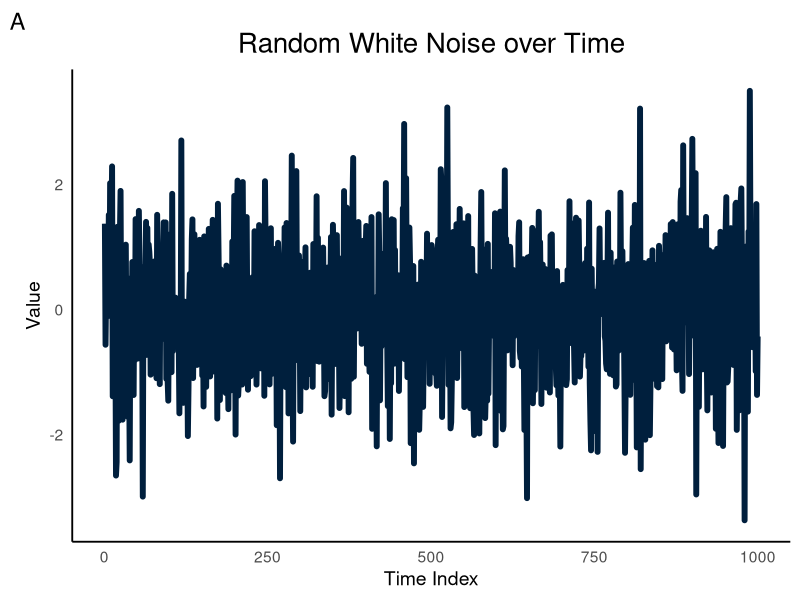
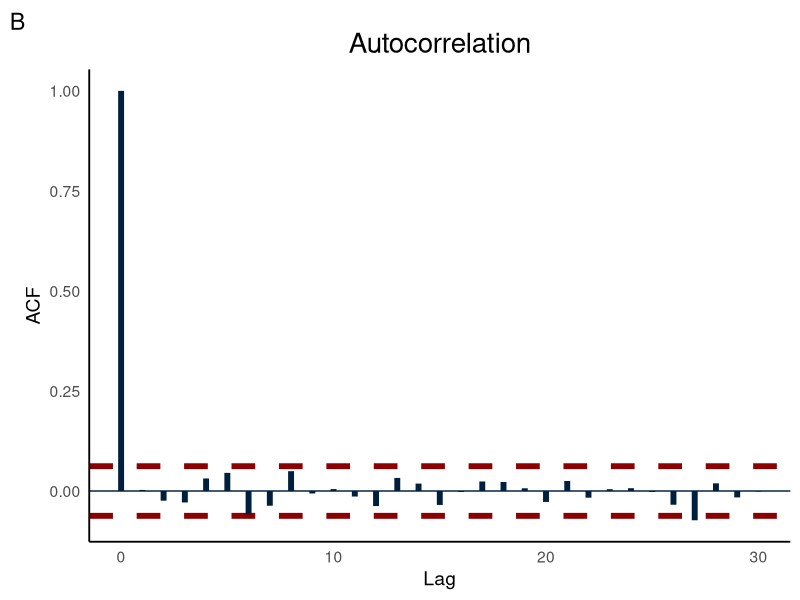

Recreate these plots in R, in order. (Note: this script raises an error after producing the figures.)
#' Authors@R: person("Annice", "Najafi", email = "annicenajafi27@gmail.com")
#' Fall 2025
#' **you need to run the ARX_vs_phys script first to load the module functions

library(ggplot2)



##Generate random white noise for comparison:

set.seed(42)
n <- 1000
white_noise_data <- data.frame(
  time = 1:n,
  value = rnorm(n, mean = 0, sd = 1)
)


ggplot(white_noise_data, aes(x = time, y = value)) +
  geom_line(color = "#001F3D", linewidth = 2) +
  theme_minimal() +
  labs(
    title = "Random White Noise over Time",
    x = "Time Index",
    y = "Value", tag="A"
  )+
  theme_minimal(base_size = 14) +
  theme(panel.grid.major = element_blank(),
        panel.grid.minor = element_blank(),
        panel.background = element_blank(),
        axis.line = element_line(color = "black"),
        plot.title = element_text(hjust = 0.5, size = 20),
        strip.text = element_text(size = 12))->plt.A


######Calculate ACF values and Confidence Interval
acf_obj <- acf(white_noise_data$value, plot = FALSE)
acf_df <- data.frame(lag = as.numeric(acf_obj$lag), acf = as.numeric(acf_obj$acf))


ci <- 1.96 / sqrt(nrow(white_noise_data))


ggplot(acf_df, aes(x = lag, y = acf)) +

  geom_hline(yintercept = c(ci, -ci), linetype = "dashed", color = "darkred", size=2) +
  geom_hline(yintercept = 0, color = "#001F3D") + # Baseline
  

  geom_segment(aes(xend = lag, yend = 0), color = "#001F3D", linewidth = 2) +
  

  labs(
    title = "Autocorrelation",
    x = "Lag", 
    y = "ACF", 
    tag = "B"
  ) +
  

  theme_minimal(base_size = 14) +
  theme(panel.grid.major = element_blank(),
        panel.grid.minor = element_blank(),
        panel.background = element_blank(),
        axis.line = element_line(color = "black"),
        plot.title = element_text(hjust = 0.5, size = 20),
        strip.text = element_text(size = 12)) -> plt.B

plt.A+plt.B->plt.white.noise




library(tidyverse)
library(patchwork)


all_errors <- tibble(
  t = df$t,
  e0_Actuator = df$M0_u_act_A - df$M0_u_act_P,
  e1_Plant_Pos = df$M1_x_pos_A - df$M1_x_pos_P,
  e2a_SensorA = df$M2a_yA_A - df$M2a_yA_P,
  e2b_SensorB = df$M2b_yB_A - df$M2b_yB_P,
  e3_Fused = df$M3_y_fused_A - df$M3_y_fused_P,
  e4_Output_Z = df$M4_z_A - df$M4_z_P
) %>%
  pivot_longer(-t, names_to = "Module", values_to = "Error")



plt_E <- ggplot(all_errors, aes(x = t, y = Error)) +
  geom_line(color = "#001F3D", linewidth = 1) +
  facet_wrap(~Module, scales = "free_y", ncol = 1) +
  labs(
    title = "Time Series of Errors (All Modules)",
    x = "Time (s)", y = "Error Value", tag = "C"
  ) +
  theme_minimal(base_size = 12) +
  theme(strip.text = element_text(face = "bold"),
        panel.grid.minor = element_blank())


acf_data <- all_errors %>%
  group_by(Module) %>%
  summarise(acf_vals = list({

    a <- acf(Error, plot = FALSE, lag.max = 30)
    data.frame(lag = as.numeric(a$lag), acf = as.numeric(a$acf))
  })) %>%
  unnest(acf_vals)


n_samples <- nrow(df)
ci_bound <- 1.96 / sqrt(n_samples)

plt_F <- ggplot(acf_data, aes(x = lag, y = acf)) +
  geom_hline(yintercept = c(ci_bound, -ci_bound), linetype = "dashed", color = "darkred") +
  geom_hline(yintercept = 0, color = "black") +
  geom_segment(aes(xend = lag, yend = 0), color = "#001F3D", linewidth = 1.5) +
  facet_wrap(~Module, ncol = 1) +
  labs(
    title = "Autocorrelation of Errors (All Modules)",
    x = "Lag", y = "ACF", tag = "D"
  ) +
  theme_minimal(base_size = 12) +
  theme(strip.text = element_text(face = "bold"),
        panel.grid.minor = element_blank())


print(plt_E)
print(plt_F)


(plt.A+plt.B)/(plt_E+plt_F)







